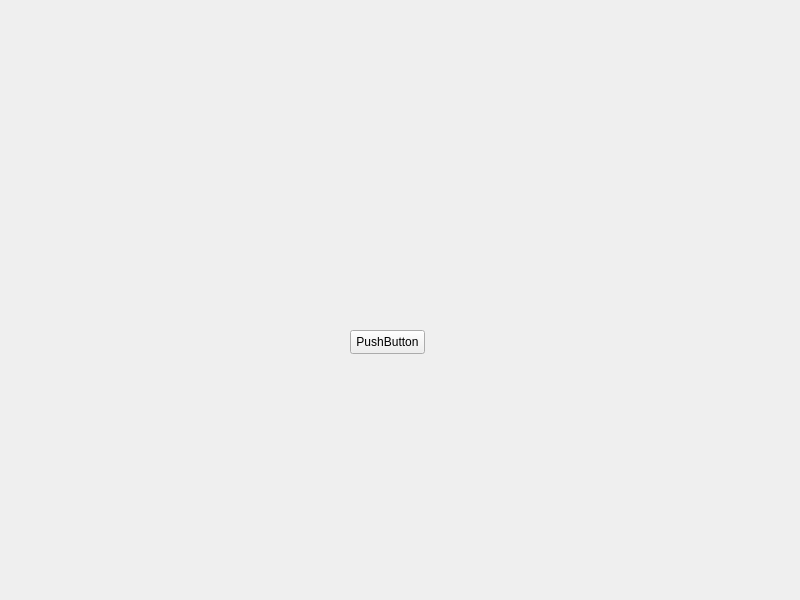
<?xml version="1.0" encoding="UTF-8"?>
<ui version="4.0">
 <class>Widget</class>
 <widget class="QWidget" name="Widget">
  <property name="geometry">
   <rect>
    <x>0</x>
    <y>0</y>
    <width>800</width>
    <height>600</height>
   </rect>
  </property>
  <property name="windowTitle">
   <string>Widget</string>
  </property>
  <widget class="QPushButton" name="pushButton">
   <property name="geometry">
    <rect>
     <x>350</x>
     <y>330</y>
     <width>75</width>
     <height>24</height>
    </rect>
   </property>
   <property name="text">
    <string>PushButton</string>
   </property>
  </widget>
 </widget>
 <resources/>
 <connections/>
</ui>
